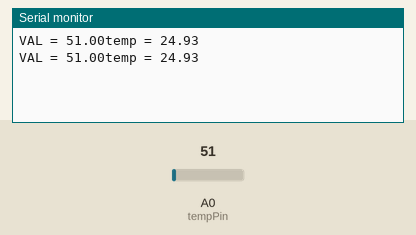
This sketch was run on a simulated Arduino Uno, built with avr-gcc and run on an emulated ATmega328P. Parts: the last lines printed to the serial monitor. Inputs (shaded band) come from the test bench; at power-on: A0 (tempPin) = 51.

Above: at 1.8 s.
1.9 s: A0 (tempPin) set to 61
At 2.7 s:
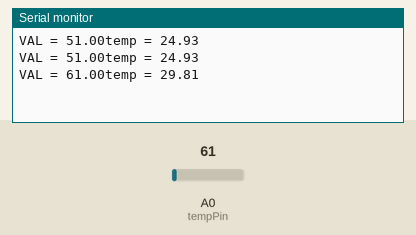
3.4 s: A0 (tempPin) set to 71
At 4.8 s:
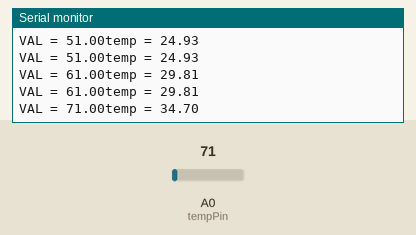
Timing chart, 0 to 6.4 s (numbered marks = the images above; inputs shaded):
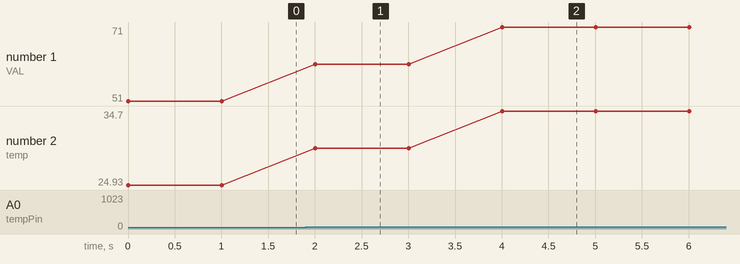

Measured:
- after the input at 1.9 s, the serial monitor: prints a new line after 0.10 s (image 1)
- after the input at 3.4 s, the serial monitor: prints a new line after 0.60 s (image 2)
- plotted number 1: 51 → 61 after the input at 1.9 s, 61 → 71 after the input at 3.4 s
- plotted number 2: 24.93 → 29.81 after the input at 1.9 s, 29.81 → 34.7 after the input at 3.4 s

The sketch:

Temperature.ino
```cpp
float val;
int tempPin = 0;

void setup()
{
  Serial.begin(9600);
}
void loop()
{
  val = analogRead(tempPin);
  float mv = ( val*500/1023);

  Serial.print("VAL = ");
  Serial.print(val);
  Serial.print("temp = ");
  Serial.println(mv);
  delay(1000);

}
```
